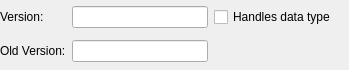
<?xml version="1.0" encoding="UTF-8"?>
<ui version="4.0">
 <class>ExtensionWidget</class>
 <widget class="QWidget" name="ExtensionWidget">
  <property name="geometry">
   <rect>
    <x>0</x>
    <y>0</y>
    <width>349</width>
    <height>70</height>
   </rect>
  </property>
  <layout class="QGridLayout" name="extension_grid">
   <property name="leftMargin">
    <number>0</number>
   </property>
   <property name="topMargin">
    <number>0</number>
   </property>
   <property name="rightMargin">
    <number>0</number>
   </property>
   <property name="bottomMargin">
    <number>0</number>
   </property>
   <property name="spacing">
    <number>6</number>
   </property>
   <item row="0" column="0">
    <widget class="QLabel" name="cur_ver_lbl">
     <property name="sizePolicy">
      <sizepolicy hsizetype="Preferred" vsizetype="Fixed">
       <horstretch>0</horstretch>
       <verstretch>0</verstretch>
      </sizepolicy>
     </property>
     <property name="text">
      <string>Version:</string>
     </property>
    </widget>
   </item>
   <item row="0" column="1">
    <widget class="QLineEdit" name="cur_ver_edt">
     <property name="sizePolicy">
      <sizepolicy hsizetype="Expanding" vsizetype="Fixed">
       <horstretch>0</horstretch>
       <verstretch>0</verstretch>
      </sizepolicy>
     </property>
     <property name="minimumSize">
      <size>
       <width>100</width>
       <height>0</height>
      </size>
     </property>
    </widget>
   </item>
   <item row="1" column="0">
    <widget class="QLabel" name="old_ver_lbl">
     <property name="sizePolicy">
      <sizepolicy hsizetype="Preferred" vsizetype="Fixed">
       <horstretch>0</horstretch>
       <verstretch>0</verstretch>
      </sizepolicy>
     </property>
     <property name="text">
      <string>Old Version:</string>
     </property>
    </widget>
   </item>
   <item row="1" column="1">
    <widget class="QLineEdit" name="old_ver_edt">
     <property name="sizePolicy">
      <sizepolicy hsizetype="Expanding" vsizetype="Fixed">
       <horstretch>0</horstretch>
       <verstretch>0</verstretch>
      </sizepolicy>
     </property>
     <property name="minimumSize">
      <size>
       <width>100</width>
       <height>0</height>
      </size>
     </property>
    </widget>
   </item>
   <item row="0" column="2">
    <widget class="QCheckBox" name="handles_type_chk">
     <property name="sizePolicy">
      <sizepolicy hsizetype="Expanding" vsizetype="Fixed">
       <horstretch>0</horstretch>
       <verstretch>0</verstretch>
      </sizepolicy>
     </property>
     <property name="toolTip">
      <string>This attribute cannot be changed once the object is created.</string>
     </property>
     <property name="text">
      <string>Handles data type</string>
     </property>
    </widget>
   </item>
  </layout>
 </widget>
 <resources/>
 <connections/>
</ui>
